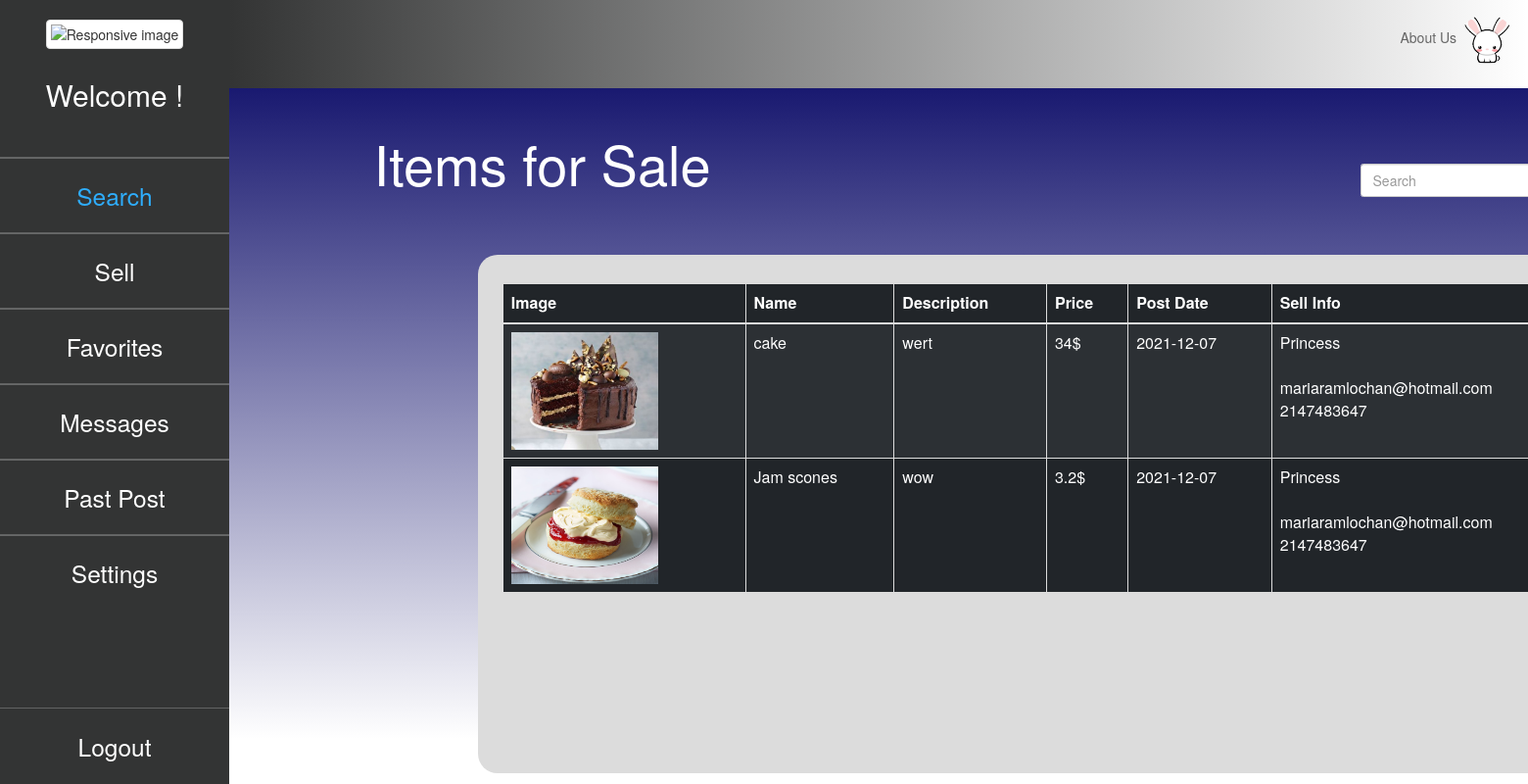
Screenshot of /Profile/index with the database file from the repository.
### tables this page shows
CREATE TABLE `item` (
  `item_id` int(11) NOT NULL,
  `profile_id` int(11) NOT NULL,
  `item_name` varchar(50) NOT NULL,
  `item_pic` varchar(50) NOT NULL,
  `item_desc` text NOT NULL,
  `item_price` double NOT NULL,
  `posted_date` date NOT NULL DEFAULT current_timestamp(),
  `visits` int(11) NOT NULL,
  `status` enum('available','unavailable') NOT NULL DEFAULT 'available'
);

CREATE TABLE `profile` (
  `profile_id` int(11) NOT NULL,
  `user_id` int(11) NOT NULL,
  `profile_name` varchar(50) NOT NULL,
  `email` varchar(100) NOT NULL,
  `phone_num` varchar(10) NOT NULL,
  `profile_pic` varchar(50) NOT NULL
);

### app/core/Controller.php (called while the page is built, shortened)
<?php
class Controller{
	public function view($name,$data=null){
		include 'app/views/' . $name . '.php';
	}
}

### app/controllers/Profile.php (called while the page is built, shortened)
<?php
class Profile extends \app\core\Controller{
	public function index(){
		$item = new \app\models\Item();
        $result = $item->getAll();
		$this->view('Profile/index', $result);
	}
}

### app/core/App.php (called while the page is built, shortened)
<?php
class App{
	private $method = 'index';
	public function __construct(){
		$url = $this->parseURL();
		if(isset($url[0])){
			unset($url[0]);
		}
		$this->controller = new $this->controller;
		if(isset($url[1])){
			if(method_exists($this->controller, $url[1])){
				$this->method = $url[1];
			}
			unset($url[1]);
		}
		$this->params = $url ? array_values($url) : [];
		call_user_func_array(array($this->controller, $this->method), $this->params);
	}
	public function parseURL(){
		if(isset($_GET['url'])){
			return explode('/', filter_var(rtrim($_GET['url'], '/'),FILTER_SANITIZE_URL));
		}
	}
}

### index.php (called while the page is built, shortened)
<?php
new \app\core\App();

### app/models/Item.php (called while the page is built, shortened)
<?php
class Item extends \app\core\Model{
	public function getAll(){
        $SQL = "SELECT * FROM item WHERE `status` = 'available' ";
        $STMT = self::$_connection->prepare($SQL);
        $STMT->execute();
        $STMT->setFetchMode(\PDO::FETCH_CLASS,'app\\models\\Item');
        return $STMT->fetchAll();
    }
}

### app/core/Model.php (called while the page is built, shortened)
<?php
class Model{
	public function __construct(){
		$username = 'root';
		$password = '';
		$host = 'localhost';
		$DBname = 'teamproject';
	}
}

### app/models/Profile.php (called while the page is built, shortened)
<?php
class Profile extends \app\core\Model{
    public function getSpecificUser($profile_id){
        $SQL = 'SELECT * FROM profile WHERE profile_id = :profile_id';
        $STMT = self::$_connection->prepare($SQL);
        $STMT->execute(['profile_id'=>$profile_id]);
        $STMT->setFetchMode(\PDO::FETCH_CLASS,'app\\models\\Profile');
        return $STMT->fetch();
    }
}

### app/views/Profile/index.php (the view, shortened to what this page needs)
<html>
<head>
    <link href="https://cdn.jsdelivr.net/npm/bootstrap@5.1.3/dist/css/bootstrap.min.css" rel="stylesheet"
>
    <link rel="stylesheet" href="/app/css/design.css">
    <link rel="stylesheet" href="https://maxcdn.bootstrapcdn.com/bootstrap/3.4.1/css/bootstrap.min.css">
</head>
<body id='container'>
<div class="sidenav">
    <center>
    <img src="<?=$_SESSION['profile_pic'] ?>" class='img-thumbnail img-fluid' alt="Responsive image" id='logo' alt="">
    <center>
    <h2 class="nav-title" style="color:white; margin-top: 30px">
        Welcome <?=$_SESSION['profile_name'] ?>!
    </h2>
    <div class="admin-navbar-items">
        <hr class="admin-hr">
        <a style="color: #2fadfc;" href="/Profile/index">Search</a>
        <hr class="admin-hr">
        <a href="/Item/index">Sell</a>
        <hr class="admin-hr">
        <a href="/Favorite/index">Favorites</a>
        <hr class="admin-hr">
        <a href="/Message/index">Messages</a>
        <hr class="admin-hr">
        <a href="/Item/past">Past Post</a>
        <hr class="admin-hr">
    </div>
    </center>
    <div class="text-center setting-logout-position-admin">
        <a href="#">Settings</a>
        <center>
            <br><br><br><br><br><hr>
        </center>
        <a href="/Main/logout" class="logouthover">Logout</a>
    </div>
</div>
    <div class="p-4 topBar">
        <ul id="right-side">
            <a href="">About Us
                <img src="/images/bunny.gif" id="profilepic">
            </a>
        </ul>
    </div>
    <div class="blue-box">
        <div class="container" style="margin-left: 10%">
            <form action="/Item/search" method="POST">
                    <div style='display:inline-block; margin-top: 4%'><h1 style="display:inline;color:white; width: 50%; font-size: 400%">Items for Sale</h1></div>
                    <div style='display:inline-block; margin-left: 33%'><input type="search" class="form-control rounded" placeholder="Search" style="width: 150%; margin-left: 145%" />
                    </div>
            </form>
        </div>
    <div style='display:inline-block; height: 55%'>
        <div class="container insideColor" style="margin-left: 28%;
                margin-top: 5%; width: 400%; height: 145%">
            <section class="p-3" style="width: 100%;margin-top: 1.5%">
                <div class="table-wrapper-scroll-y my-custom-scrollbarSell">
                    <table class="table table-bordered table-striped table-dark">
                        <thead>
                            <tr>
                              <th scope="col">Image</th>
                              <th scope="col">Name</th>
                              <th scope="col">Description</th>
                              <th scope="col">Price</th>
                              <th scope="col">Post Date</th>
                              <th scope="col">Sell Info</th>
                            </tr>
                        </thead>
                        <tbody>
                            <?php
                            foreach($data as $result) {
                            $profile = new \app\models\Profile();
                            $profile = $profile->getSpecificUser($result->profile_id);
                            echo " <tr>
                                        <td >
                                            <img src='$result->item_pic' style='width:150px; height: 120px;'>
                                        </td>
                                        <td >$result->item_name</td>
                                        <td style='word-wrap:break-word'>$result->item_desc</td>
                                        <td >$result->item_price$</td>
                                        <td >$result->posted_date</td>
                                        <td >
                                            $profile->profile_name<br><br>
                                            $profile->email<br>
                                            $profile->phone_num
                                        </td>
                                        <td>
                                            <a href='/Favorite/insert/$result->item_id' class='btn btn-danger' style='width:100%;''>Favorite</a>
                                        </td>
                                    </tr>";
                                }
                            ?>
                        </tbody>
                    </table>
                 </div>
            </section>
        </div>
    </div>
</div>
</body>
</html>

### app/css/design.css (style rules this page uses)
#container { width: 100%; height: 83%; }
.sidenav { height: 100%; width: 15%; position: fixed; z-index: 1; top: 0; left: 0; background-color: #333434; overflow-x: hidden; padding-top: 20px; }
.sidenav a { text-decoration: none; font-size: 175%; color: white; display: block; }
.admin-navbar-items { margin-top: 20%; }
.admin-hr { color: white; width: 340px; }
.blue-box { margin-left: 15%; width: 85%; height: 100%; background-image: linear-gradient(to top, rgba(25,25,112,0), rgba(25,25,112,1)); }
.container { position: center; border-radius: 20px; }
.topBar { background-image: linear-gradient(to left, rgba(51, 52, 52,0), rgba(51, 52, 52,1)); color: #666666; margin-left: 15%; width: 85%; display: inline-block; }
.topBar a { color: #666666; vertical-align: middle; }
#right-side { display: inline; float: right; text-align: right; }
#right-side a { vertical-align: middle; }
#profilepic { height:50px; width: auto; border-radius:50px; }
.insideColor { background-color: #DCDCDC; }
.my-custom-scrollbarSell { position: relative; height: 91%; overflow: auto; }
.table-wrapper-scroll-y { display: block; }

### rows the page displays
item: item_pic (picture), item_name "cake", item_desc "wert", item_price "34", posted_date "2021-12-07", profile.profile_name "Princess", profile.email "mariaramlochan@hotmail.com", profile.phone_num "2147483647"
item: item_pic (picture), item_name "Jam scones", item_desc "wow", item_price "3.2", posted_date "2021-12-07", profile.profile_name "Princess", profile.email "mariaramlochan@hotmail.com", profile.phone_num "2147483647"
